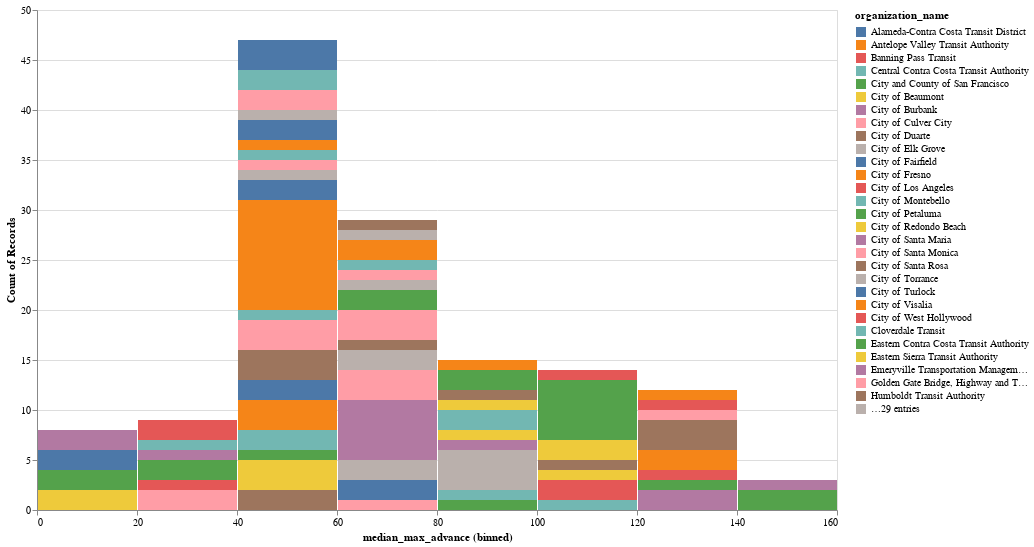

Write notebook code for a chart like this one.
### Markdown cell above
## Charts by organization

### Code cell
alt.Chart(org_summarized).mark_bar().encode(
    alt.X('median_max_advance', bin=True),
    alt.Y('count()'),
    alt.Color('organization_name'),
    tooltip = org_summarized.columns.to_list()
).properties(width=800, height=500).interactive()

### Figure 1 — Vega-Lite specification as saved in the notebook (floating-point values rounded to 4 significant figures; data arrays with more than 128 entries replaced by an {"elided": "..."} marker saying what was removed)
{"config": {"view": {"continuousWidth": 400, "continuousHeight": 300}}, "data": {"name": "data-aa41ffe8ff67de1aac1785fa052fe213"}, "mark": "bar", "encoding": {"color": {"field": "organization_name", "type": "nominal"}, "tooltip": [{"field": "organization_name", "type": "nominal"}, {"field": "route_type", "type": "nominal"}, {"field": "sample_period", "type": "nominal"}, {"field": "median_max_advance", "type": "quantitative"}, {"field": "median_updates_per_min", "type": "quantitative"}], "x": {"bin": true, "field": "median_max_advance", "type": "quantitative"}, "y": {"aggregate": "count", "type": "quantitative"}}, "height": 500, "selection": {"selector004": {"type": "interval", "bind": "scales", "encodings": ["x", "y"]}}, "width": 800, "$schema": "https://vega.github.io/schema/vega-lite/v4.17.0.json", "datasets": {"data-aa41ffe8ff67de1aac1785fa052fe213": {"elided": "137 records"}}}
